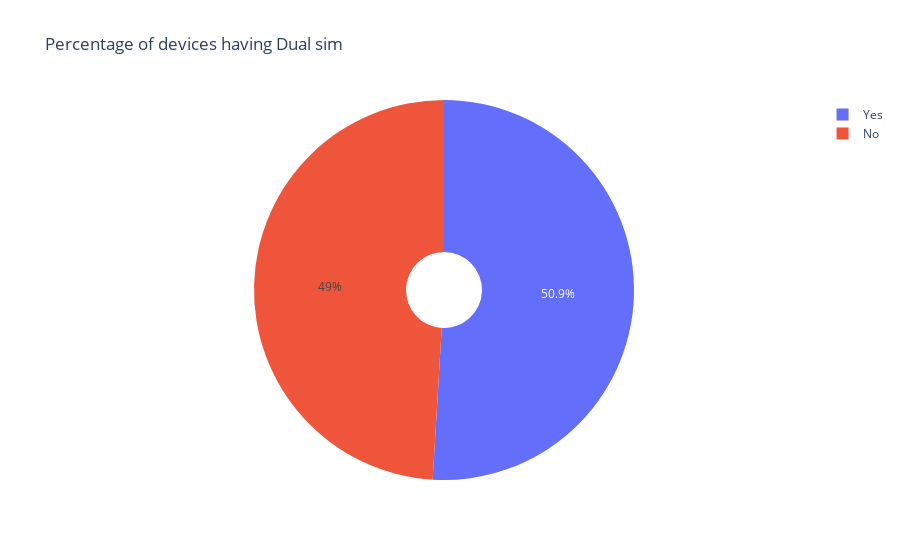

The code cell stored with this chart in its notebook:
### Code cell
# Pie chart

train_data['isDualSim'] = ''
for i in range(len(train_data)):
    if train_data['dual_sim'][i] == 0:
        train_data['isDualSim'][i] = 'No'
    else:
         train_data['isDualSim'][i] = 'Yes'
px.pie(data_frame=train_data,names = 'isDualSim',title='Percentage of devices having Dual sim', hole = 0.2)

### Figure 1 — Plotly figure (JSON) as saved in the notebook; plotly's stock layout.template omitted (floating-point values rounded to 4 significant figures; data arrays with more than 128 entries replaced by an {"elided": "..."} marker saying what was removed)
{"data": [{"domain": {"x": [0, 1], "y": [0, 1]}, "hole": 0.2, "hovertemplate": "isDualSim=%{label}<extra></extra>", "labels": {"elided": "2000 str values"}, "legendgroup": "", "name": "", "showlegend": true, "type": "pie"}], "layout": {"autosize": true, "legend": {"tracegroupgap": 0}, "title": {"text": "Percentage of devices having Dual sim"}}}
